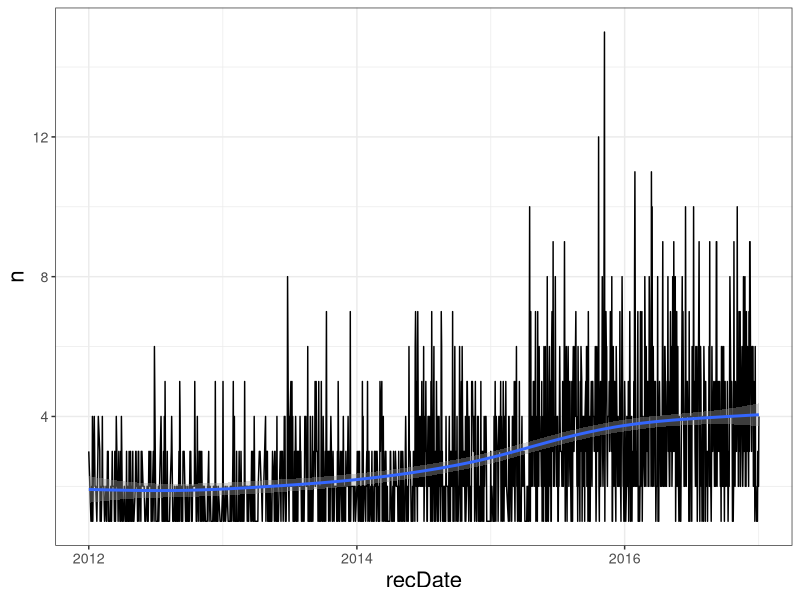
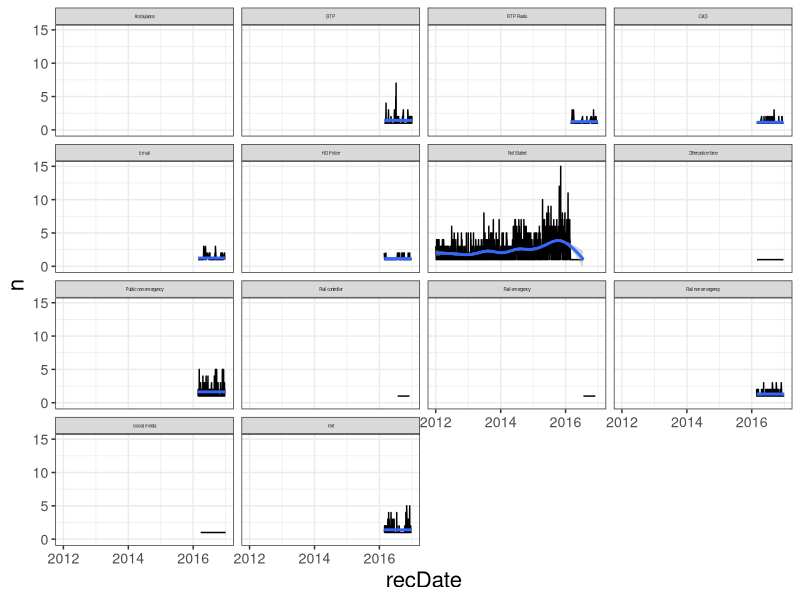
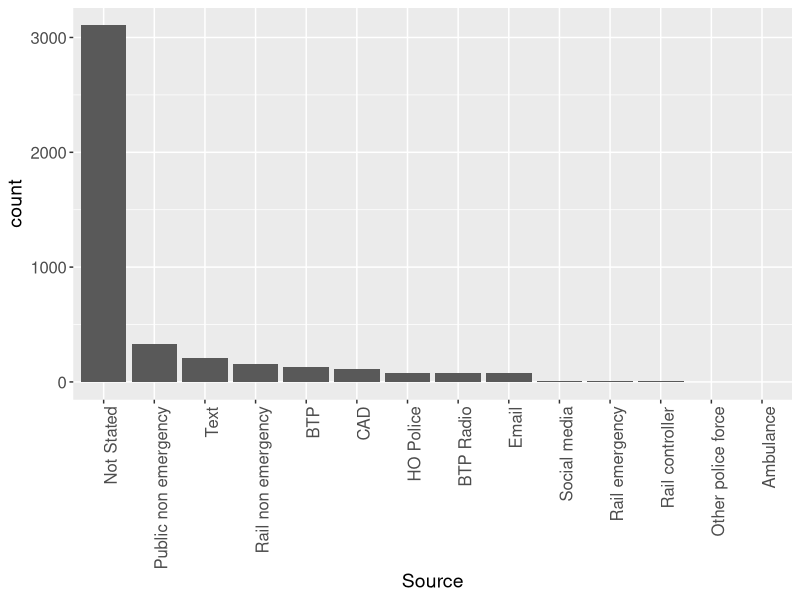
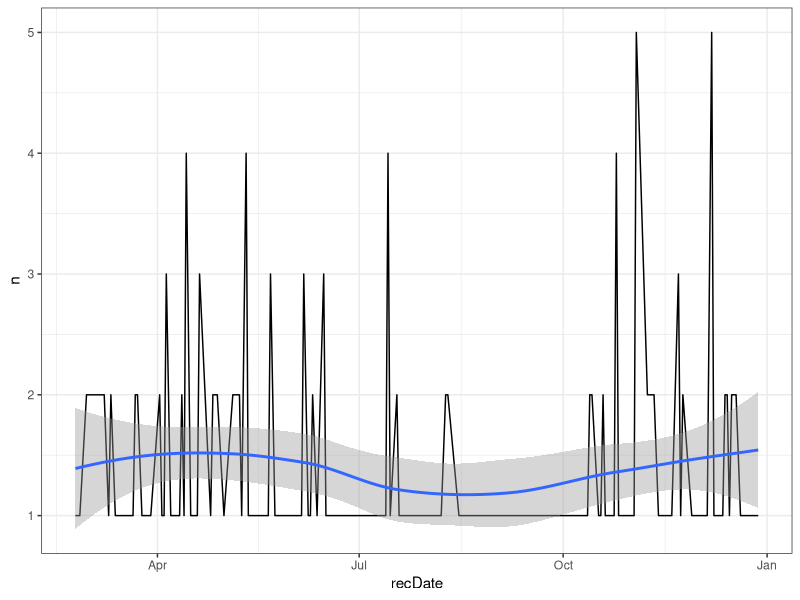
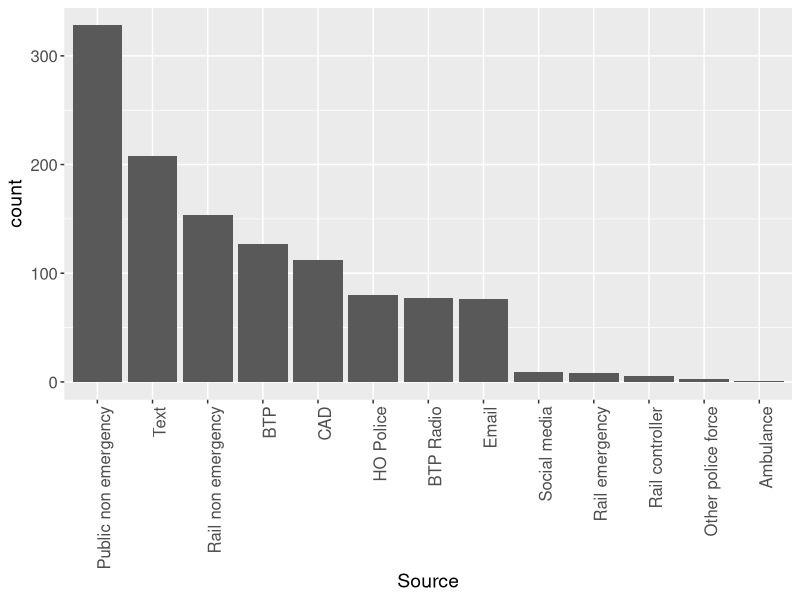
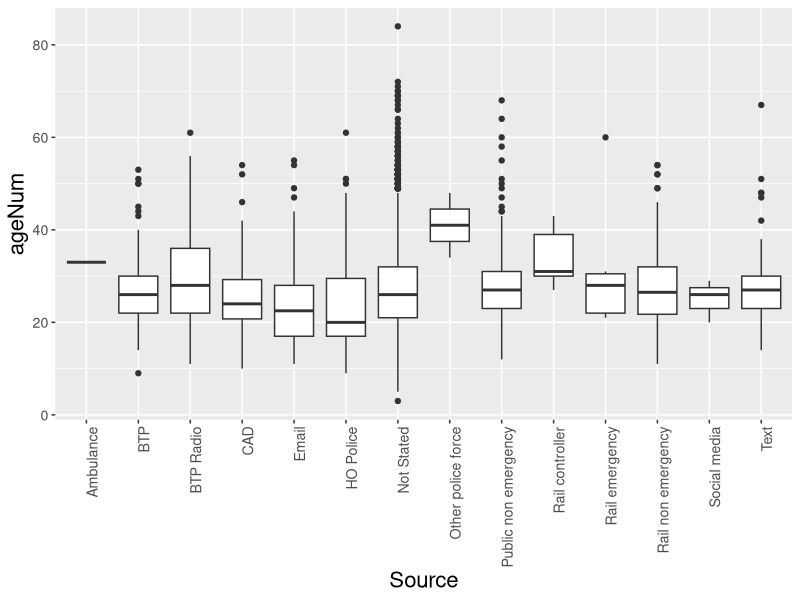
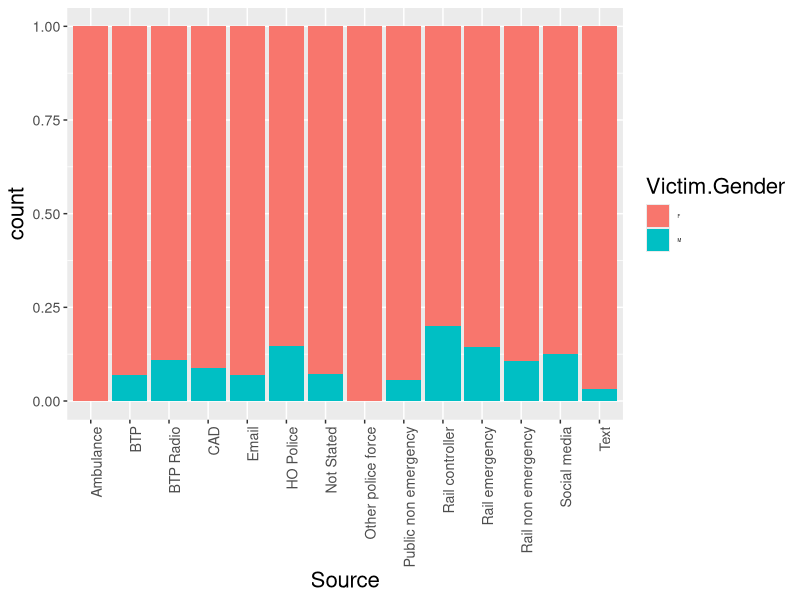
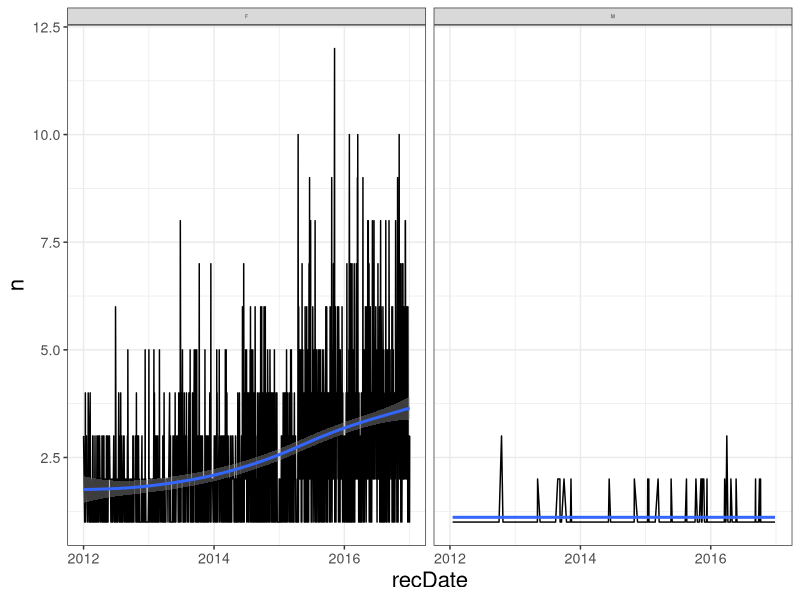

Source code (R) for these figures, in order:
## ---- chunk 1



library(lubridate)
library(ggplot2)
library(dplyr)
library(here)

btpData <- read.csv(here("FOIResponse076-17Data.csv"))

btpData$comDateTime <-  dmy_hm(btpData$Committed.Date.Time)
btpData$recDate <-  dmy(btpData$Recorded.Date)

perDay <- btpData %>%
  group_by(recDate) %>%
  summarise(n=n())

## ---- chunk 2
ggplot(perDay, aes(recDate, n)) + 
  geom_line() + 
  stat_smooth() + 
  theme_bw() +
  theme(text = element_text(size=rel(4)))  + 
  labs(list( x = "Date", y = "Number of reports")) 
## ---- chunk 3

perDaySrc <- btpData %>%
  group_by(recDate, Source) %>%
  summarise(n=n())


ggplot(perDaySrc, aes(recDate, n)) + 
  geom_line() + 
  stat_smooth() + 
  theme_bw() +
  theme(text = element_text(size=rel(4)))  + 
  labs(list( x = "Date", y = "Number of reports")) +
  facet_wrap(~Source)
## ---- chunk 4

btpData2 <- within(btpData, 
                   Source <- factor(Source, 
                                      levels=names(sort(table(Source), 
                                                        decreasing=TRUE))))
ggplot(btpData2, aes(Source)) + 
  geom_bar() + 
  labs(list( x = "Mode of reporting", y = "Number of reports")) +
  theme(axis.text.x = element_text(angle = 90, hjust = 1), axis.title = element_text(size=14), axis.text=element_text(size=12))

## ---- chunk 5

textRepsOnly <- perDaySrc[perDaySrc$Source=="Text",]
ggplot(textRepsOnly, aes(recDate, n)) + 
  geom_line() + 
  stat_smooth() + 
  theme_bw()
## ---- chunk 6

btpDataNotNotStated <- btpData[btpData$Source != 'Not Stated',]

btpData2 <- within(btpDataNotNotStated, 
                   Source <- factor(Source, 
                                      levels=names(sort(table(Source), 
                                                        decreasing=TRUE))))
ggplot(btpData2, aes(Source)) + 
  geom_bar() + 
  labs(list( x = "Mode of reporting", y = "Number of reports")) +
  theme(axis.text.x = element_text(angle = 90, hjust = 1), axis.title = element_text(size=14), axis.text=element_text(size=12))

## ---- chunk 7

btpData$ageNum <- as.numeric(as.character(btpData$Age))

btpData$Age <- ifelse(btpData$Age==1, NA, btpData$Age)

ggplot(btpData, aes(x=Source, y=ageNum))+
  geom_boxplot() +
  theme(axis.text.x = element_text(angle = 90, hjust = 1), text = element_text(size=rel(4))) + 
  labs(list( x = "Mode of reporting", y = "Age"))
## ---- chunk 8

btpData2 <- btpData[btpData$Victim.Gender == "M" |btpData$Victim.Gender == "F", ]

ggplot(btpData2, aes(Source)) + 
  geom_bar(aes(fill = Victim.Gender), position = "fill")+
  theme(axis.text.x = element_text(angle = 90, hjust = 1), text = element_text(size=rel(4)))+ 
  labs(list( x = "Mode of reporting", y = "Percent"))

## ---- chunk 9
fisher.test(table(btpData2$Victim.Gender, btpData2$Source),simulate.p.value=TRUE,B=1e7)
## ---- chunk 10

perDaySrc <- btpData2 %>%
  group_by(recDate, Victim.Gender) %>%
  summarise(n=n())


ggplot(perDaySrc, aes(recDate, n)) + 
  geom_line() + 
  stat_smooth() + 
  theme_bw() +
  theme(text = element_text(size=rel(4)))  + 
  labs(list( x = "Date", y = "Number of reports")) +
  facet_wrap(~Victim.Gender)
## ---- chunk 11


btpData$ageCat <- NA
btpData$ageCat <- ifelse(btpData$ageNum < 13, "under 13", btpData$ageCat)
btpData$ageCat <- ifelse(btpData$ageNum >= 13 & btpData$ageNum < 16, "13 - 16", btpData$ageCat)
btpData$ageCat <- ifelse(btpData$ageNum >= 16 & btpData$ageNum < 25, "16 - 25", btpData$ageCat)
btpData$ageCat <- ifelse(btpData$ageNum >= 25 & btpData$ageNum < 35, "25-35", btpData$ageCat)
btpData$ageCat <- ifelse(btpData$ageNum >= 35, "35 or over", btpData$ageCat)

btpData$ageCat <- factor(btpData$ageCat, levels = c("under 13",
                                                    "13 - 16",
                                                    "16 - 25",
                                                    "25-35",
                                                    "35 or over"))

perDaySrc <- btpData %>%
  group_by(recDate, ageCat) %>%
  summarise(n=n())


ggplot(perDaySrc, aes(recDate, n)) + 
  geom_line() + 
  stat_smooth() + 
  theme_bw() +
  theme(text = element_text(size=rel(4)))  + 
  labs(list( x = "Date", y = "Number of reports")) +
  facet_wrap(~ageCat)
## ---- chunk 12
btpData$Crime.Desc <- as.character(btpData$Crime.Desc)
unique(btpData$Crime.Desc)
## ---- chunk 13
sexAssaultNoPenetration <- c("Sexual Assault On A Female Aged 13 And Over No Penetration",
                                    "Sexual Assault On A Male Aged 13 And Over No Penetration",
                                    "Causing A Male Person To Engage In Sexual Activity No Penetration (No Consent)",
                              "Causing A Female Person To Engage In Sexual Activity No Penetration (No Consent)"
                              )

childSexOffence <- c("Sexual Assault On A Female Child Under 13 No Penetration",
                     "Sexual Assault On A Male Child Under 13 No Penetration",
                     "Causing Or Inciting S A Child Under 13 To Engage In Sexual Activity",
                     "Causing Or Inciting S A Child Under 16 To Engage In Sexual Activity", 
                     "Rape Of A Female Child Under 16", 
                     "Rape Of A Male Child Under 16",
                     "Rape Of A Female Child Under 13",
                     "Abuse Of Children Through Prostitution & Pornography")

sexAssaultPenetration <- c("Assault On A Female Aged Over 13 By Penetration",
                            "Sexual Assault On A Male Aged 13 And Over By Penetration")

rape <- c("Rape Of A Male Aged 16 And Over",
          "Rape Of A Female Aged 16 And Over")

sexGrooming <- c("Sexual Grooming - Female",
                 "Sexual Grooming - Male")
## ---- chunk 14
btpData$category <- btpData$Crime.Desc
btpData$category <- ifelse(btpData$Crime.Desc %in% sexAssaultNoPenetration, "Sexual Assault No Penetration", btpData$category)
btpData$category <- ifelse(btpData$Crime.Desc %in% childSexOffence, "Sexual Assault Involving a Child", btpData$category)
btpData$category <- ifelse(btpData$Crime.Desc %in% sexAssaultPenetration, "Sexual Assault Penetration", btpData$category)
btpData$category <- ifelse(btpData$Crime.Desc %in% rape, "Rape", btpData$category)
btpData$category <- ifelse(btpData$Crime.Desc %in% sexGrooming, "Sexual Grooming", btpData$category)

btpData2 <- within(btpData, 
                   category <- factor(category, 
                                      levels=names(sort(table(category), 
                                                        decreasing=TRUE))))

ggplot(btpData2, aes(category)) + 
  geom_bar()+
  theme(axis.text.x = element_text(angle = 90, hjust = 1))

## ---- chunk 15

perDaySrc <- btpData %>%
  group_by(recDate, category) %>%
  summarise(n=n())


ggplot(perDaySrc, aes(recDate, n)) + 
  geom_line() + 
  stat_smooth() + 
  theme_bw() +
  theme(text = element_text(size=rel(4)))  + 
  labs(list( x = "Date", y = "Number of reports")) +
  facet_wrap(~category)
